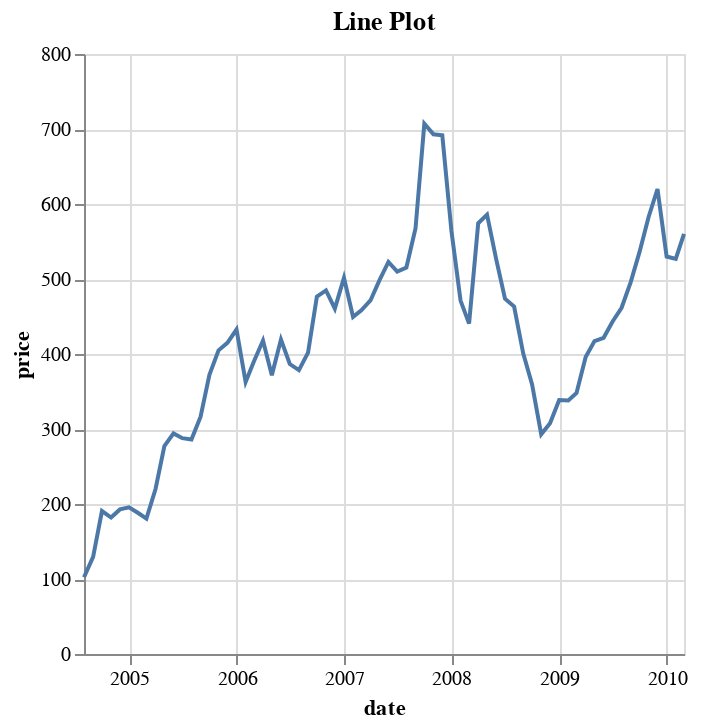

Notebook code cell kept with this figure:
### Markdown cell above
## Line Plot

### Code cell
@vlplot(
  data = google_stock,
  mark = :line,
  x = "date:t",
  y = "price",
  title = "Line Plot"
)

### Figure 1 — Vega-Lite specification as saved in the notebook (floating-point values rounded to 4 significant figures)
{"data": {"values": [{"symbol": "GOOG", "date": "Aug 1 2004", "price": 102.4}, {"symbol": "GOOG", "date": "Sep 1 2004", "price": 129.6}, {"symbol": "GOOG", "date": "Oct 1 2004", "price": 190.6}, {"symbol": "GOOG", "date": "Nov 1 2004", "price": 182.0}, {"symbol": "GOOG", "date": "Dec 1 2004", "price": 192.8}, {"symbol": "GOOG", "date": "Jan 1 2005", "price": 195.6}, {"symbol": "GOOG", "date": "Feb 1 2005", "price": 188.0}, {"symbol": "GOOG", "date": "Mar 1 2005", "price": 180.5}, {"symbol": "GOOG", "date": "Apr 1 2005", "price": 220}, {"symbol": "GOOG", "date": "May 1 2005", "price": 277.3}, {"symbol": "GOOG", "date": "Jun 1 2005", "price": 294.1}, {"symbol": "GOOG", "date": "Jul 1 2005", "price": 287.8}, {"symbol": "GOOG", "date": "Aug 1 2005", "price": 286}, {"symbol": "GOOG", "date": "Sep 1 2005", "price": 316.5}, {"symbol": "GOOG", "date": "Oct 1 2005", "price": 372.1}, {"symbol": "GOOG", "date": "Nov 1 2005", "price": 404.9}, {"symbol": "GOOG", "date": "Dec 1 2005", "price": 414.9}, {"symbol": "GOOG", "date": "Jan 1 2006", "price": 432.7}, {"symbol": "GOOG", "date": "Feb 1 2006", "price": 362.6}, {"symbol": "GOOG", "date": "Mar 1 2006", "price": 390}, {"symbol": "GOOG", "date": "Apr 1 2006", "price": 417.9}, {"symbol": "GOOG", "date": "May 1 2006", "price": 371.8}, {"symbol": "GOOG", "date": "Jun 1 2006", "price": 419.3}, {"symbol": "GOOG", "date": "Jul 1 2006", "price": 386.6}, {"symbol": "GOOG", "date": "Aug 1 2006", "price": 378.5}, {"symbol": "GOOG", "date": "Sep 1 2006", "price": 401.9}, {"symbol": "GOOG", "date": "Oct 1 2006", "price": 476.4}, {"symbol": "GOOG", "date": "Nov 1 2006", "price": 484.8}, {"symbol": "GOOG", "date": "Dec 1 2006", "price": 460.5}, {"symbol": "GOOG", "date": "Jan 1 2007", "price": 501.5}, {"symbol": "GOOG", "date": "Feb 1 2007", "price": 449.4}, {"symbol": "GOOG", "date": "Mar 1 2007", "price": 458.2}, {"symbol": "GOOG", "date": "Apr 1 2007", "price": 471.4}, {"symbol": "GOOG", "date": "May 1 2007", "price": 497.9}, {"symbol": "GOOG", "date": "Jun 1 2007", "price": 522.7}, {"symbol": "GOOG", "date": "Jul 1 2007", "price": 510}, {"symbol": "GOOG", "date": "Aug 1 2007", "price": 515.2}, {"symbol": "GOOG", "date": "Sep 1 2007", "price": 567.3}, {"symbol": "GOOG", "date": "Oct 1 2007", "price": 707}, {"symbol": "GOOG", "date": "Nov 1 2007", "price": 693}, {"symbol": "GOOG", "date": "Dec 1 2007", "price": 691.5}, {"symbol": "GOOG", "date": "Jan 1 2008", "price": 564.3}, {"symbol": "GOOG", "date": "Feb 1 2008", "price": 471.2}, {"symbol": "GOOG", "date": "Mar 1 2008", "price": 440.5}, {"symbol": "GOOG", "date": "Apr 1 2008", "price": 574.3}, {"symbol": "GOOG", "date": "May 1 2008", "price": 585.8}, {"symbol": "GOOG", "date": "Jun 1 2008", "price": 526.4}, {"symbol": "GOOG", "date": "Jul 1 2008", "price": 473.8}, {"symbol": "GOOG", "date": "Aug 1 2008", "price": 463.3}, {"symbol": "GOOG", "date": "Sep 1 2008", "price": 400.5}, {"symbol": "GOOG", "date": "Oct 1 2008", "price": 359.4}, {"symbol": "GOOG", "date": "Nov 1 2008", "price": 293.0}, {"symbol": "GOOG", "date": "Dec 1 2008", "price": 307.6}, {"symbol": "GOOG", "date": "Jan 1 2009", "price": 338.5}, {"symbol": "GOOG", "date": "Feb 1 2009", "price": 338.0}, {"symbol": "GOOG", "date": "Mar 1 2009", "price": 348.1}, {"symbol": "GOOG", "date": "Apr 1 2009", "price": 396.0}, {"symbol": "GOOG", "date": "May 1 2009", "price": 417.2}, {"symbol": "GOOG", "date": "Jun 1 2009", "price": 421.6}, {"symbol": "GOOG", "date": "Jul 1 2009", "price": 443.1}, {"symbol": "GOOG", "date": "Aug 1 2009", "price": 461.7}, {"symbol": "GOOG", "date": "Sep 1 2009", "price": 495.9}, {"symbol": "GOOG", "date": "Oct 1 2009", "price": 536.1}, {"symbol": "GOOG", "date": "Nov 1 2009", "price": 583}, {"symbol": "GOOG", "date": "Dec 1 2009", "price": 620.0}, {"symbol": "GOOG", "date": "Jan 1 2010", "price": 529.9}, {"symbol": "GOOG", "date": "Feb 1 2010", "price": 526.8}, {"symbol": "GOOG", "date": "Mar 1 2010", "price": 560.2}]}, "mark": "line", "title": "Line Plot", "encoding": {"x": {"field": "date", "type": "temporal"}, "y": {"field": "price", "type": "quantitative"}}}
